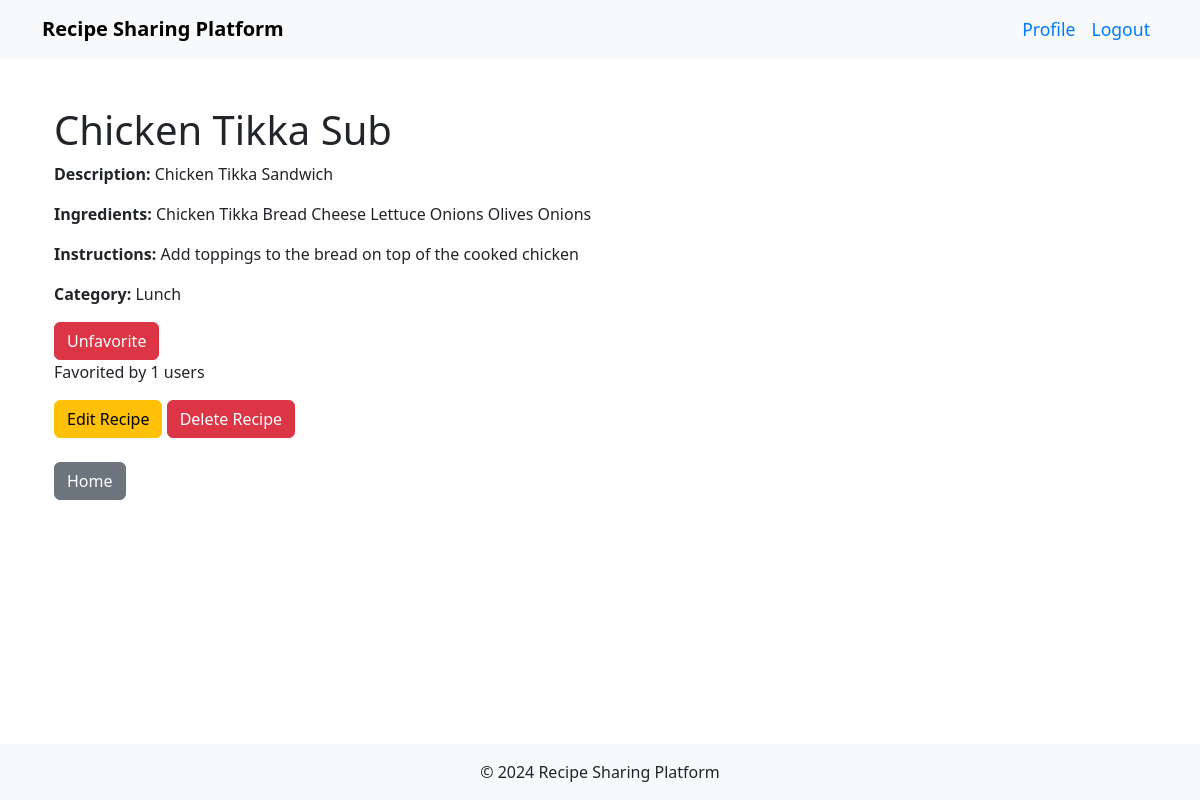
The app's page /recipes/10/ (signed in) with its own data.
### recipes/models.py (models this page shows, shortened)
class Recipe(models.Model):
    title = models.CharField(max_length=200)
    description = models.TextField()
    ingredients = models.TextField()
    instructions = models.TextField()
    category = models.ForeignKey(Category, on_delete=models.CASCADE, related_name='recipes')
    favorites = models.ManyToManyField(User, related_name='favorite_recipes', blank=True)  # New field to track likes
    creator = models.ForeignKey(User, on_delete=models.CASCADE)  # Link to User
    def total_favorites(self):
        return self.favorites.count()

class Category(models.Model):
    name = models.CharField(max_length=200)

### recipes/views.py (the view)
# urls.py: path('<int:recipe_id>/', views.recipe_detail, name='recipe_detail'),
@login_required
def recipe_detail(request, recipe_id):
    recipe = get_object_or_404(Recipe, id=recipe_id)  # Fetch recipe using the 'recipe_id'
    return render(request, 'recipes/recipe_detail.html', {'recipe': recipe})

### recipes/templates/recipes/recipe_detail.html (shortened to what this page needs)
{% extends 'recipes/base.html' %}
{% block content %}
    <div class="container">
        <h1 class="mt-4">{{ recipe.title }}</h1>
        <p><strong>Description:</strong> {{ recipe.description }}</p>
        <p><strong>Ingredients:</strong> {{ recipe.ingredients }}</p>
        <p><strong>Instructions:</strong> {{ recipe.instructions }}</p>
        <p><strong>Category:</strong> {{ recipe.category.name }}</p>
        {% if user.is_authenticated %}
            {% if user in recipe.favorites.all %}
                <form action="{% url 'favorite_recipe' recipe.id %}" method="POST">
                    <button type="submit" class="btn btn-danger">Unfavorite</button>
                </form>
            {% else %}
                <form action="{% url 'favorite_recipe' recipe.id %}" method="POST">
                    {% csrf_token %}
                    <button type="submit" class="btn btn-primary">Favorite</button>
                </form>
            {% endif %}
        {% endif %}
        <p>Favorited by {{ recipe.total_favorites }} users</p>
        <a href="{% url 'edit_recipe' recipe.id %}" class="btn btn-warning">Edit Recipe</a>
        <a href="{% url 'delete_recipe' recipe.id %}" class="btn btn-danger">Delete Recipe</a>
        <div class="mt-4">
            <a href="{% url 'recipe_index' %}" class="btn btn-secondary">Home</a>
        </div>
    </div>
{% endblock %}

### records on screen
Recipe: title "Chicken Tikka Sub", description "Chicken Tikka Sandwich", ingredients "Chicken Tikka Bread Cheese Lettuce Onions Olives Onions", instructions "Add toppings to the bread on top of the cooked chicken", category.name "Lunch", total_favorites "1"
